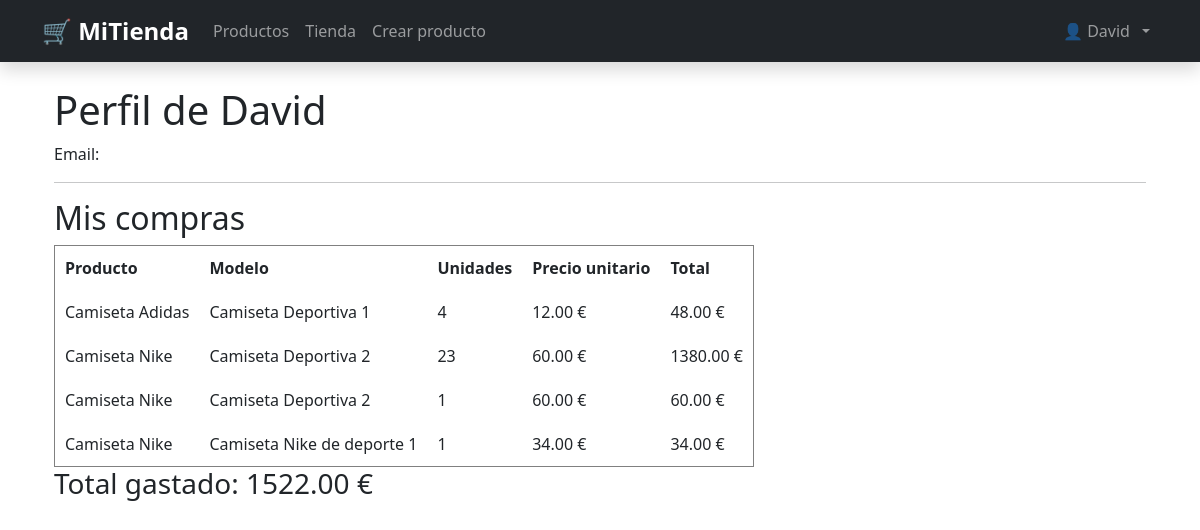
The app's page /tienda/perfil/ (signed in), older data.
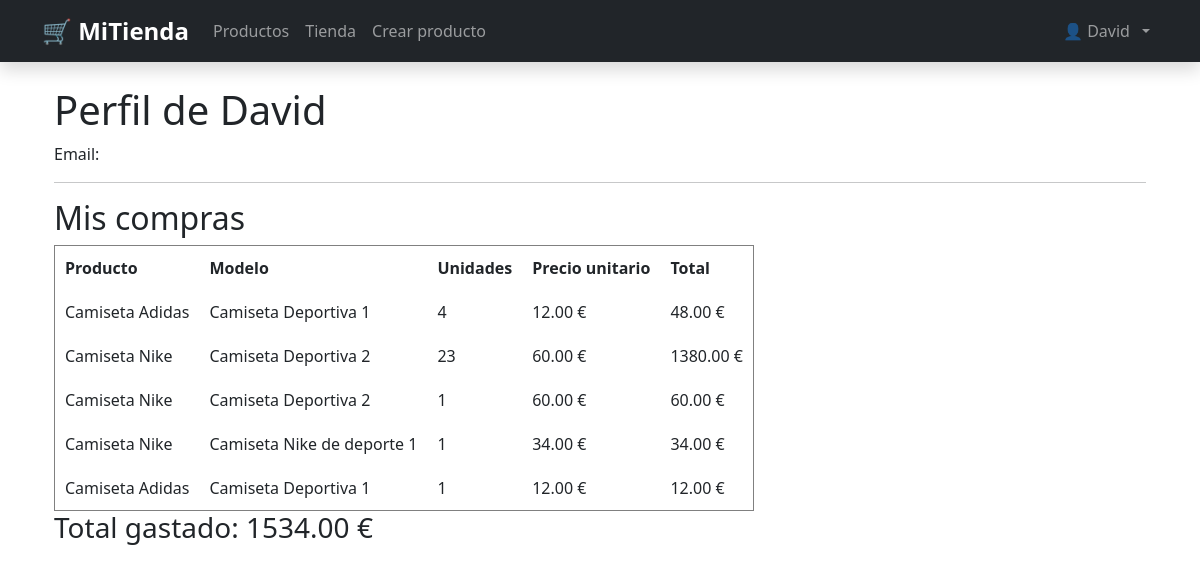
The same page, newer data.
### tienda/models.py (models this page shows, shortened)
class Usuario(AbstractUser):
    saldo = models.DecimalField(max_digits=10, decimal_places=2, default=0.00)
    vip = models.BooleanField(default= False)

class Compra(models.Model):
    class Iva(models.TextChoices):
        Iva_4 = '4%'
        Iva_10 = '10%'
        Iva_21 = '21%'
    usuario = models.ForeignKey('Usuario', on_delete=models.CASCADE, related_name='compras')
    producto = models.ForeignKey('Producto', on_delete=models.CASCADE)
    fecha =  models.DateField(auto_now_add=True)
    unidades = models.IntegerField( blank = False)
    importe = models.DecimalField(max_digits=10, decimal_places=2,)
    iva = models.CharField(max_length= 3, choices=Iva.choices, default='')

class Producto(models.Model):
    nombre = models.CharField(max_length=100, blank = False, null=True )
    modelo = models.CharField(max_length=100, blank = False, null=True )
    unidades = models.IntegerField( blank = False)
    precio = models.DecimalField(max_digits=10, decimal_places=2, default=0.00)
    vip = models.BooleanField(default= False)
    marca = models.ForeignKey("Marca",on_delete=models.CASCADE)

### tienda/views.py (the view)
# urls.py: path('perfil/', views.PerfilView.as_view(), name='perfil'),
class PerfilView(LoginRequiredMixin, TemplateView):
    template_name = "tienda/perfil.html"
    def get_context_data(self, **kwargs):
        context = super().get_context_data(**kwargs)
        compras = Compra.objects.filter(usuario=self.request.user)
        context['compras'] = compras
        total_gastado = sum(compra.importe for compra in compras)
        context['total_gastado'] = total_gastado
        return context

### tienda/templates/tienda/perfil.html
{% extends 'tienda/base.html' %}
{% load static %}
{% block content %}
<div class="container">
    <h1>Perfil de {{ request.user.username }}</h1>
    <p>Email: {{ request.user.email }}</p>
    <hr>
    <h2>Mis compras</h2>
    {% if compras %}
        <table border="1" cellpadding="10" cellspacing="0">
            <thead>
                <tr>
                    <th>Producto</th>
                    <th>Modelo</th>
                    <th>Unidades</th>
                    <th>Precio unitario</th>
                    <th>Total</th>
                </tr>
            </thead>
            <tbody>
                {% for compra in compras %}
                    <tr>
                        <td>{{ compra.producto.nombre }}</td>
                        <td>{{ compra.producto.modelo }}</td>
                        <td>{{ compra.unidades }}</td>
                        <td>{{ compra.producto.precio }} €</td>
                        <td>{{ compra.importe }} €</td>
                    </tr>
                {% endfor %}
            </tbody>
        </table>
<h3>
    Total gastado: {{ total_gastado }} €
</h3>
    {% else %}
        <p>No has realizado ninguna compra todavía.</p>
    {% endif %}
</div>
{% endblock %}

### tienda/templates/tienda/base.html (shortened to what this page needs)
<!DOCTYPE html>
<html lang="es">
<head>
    <link href="https://cdn.jsdelivr.net/npm/bootstrap@5.3.2/dist/css/bootstrap.min.css" rel="stylesheet">
</head>
<body>
<nav class="navbar navbar-expand-lg navbar-dark bg-dark shadow">
    <div class="container">
        <a class="navbar-brand fw-bold fs-4" href="{% url 'listadoProductos' %}">🛒 MiTienda</a>
        <div class="collapse navbar-collapse" id="navbarTienda">
            <ul class="navbar-nav me-auto mb-2 mb-lg-0">
                <li class="nav-item">
                    <a class="nav-link" href="{% url 'listadoProductos' %}">Productos</a>
                </li>
                <li class="nav-item">
                    <a class="nav-link" href="{% url 'tienda' %}">Tienda</a>
                </li>
                {% if user.is_staff %}
                <li class="nav-item">
                    <a class="nav-link" href="{% url 'producto_crear' %}">Crear producto</a>
                </li>
                {% endif %}
            </ul>
            <ul class="navbar-nav ms-auto">
                {% if user.is_authenticated %}
                <li class="nav-item dropdown">
                    <a class="nav-link dropdown-toggle d-flex align-items-center" href="#" id="navbarUser" role="button" data-bs-toggle="dropdown" aria-expanded="false">
                        <span class="me-2">👤 {{ user.username }}</span>
                    </a>
                </li>
                {% else %}
                <li class="nav-item">
                    <a class="btn btn-outline-light btn-sm" href="{% url 'login' %}">Iniciar sesión</a>
                </li>
                {% endif %}
            </ul>
        </div>
    </div>
</nav>
<div class="container mt-4">
    {% block content %}
    {% endblock %}
</div>
</body>
</html>

Row changes from the older to the newer data that the page shows:
added Compra: producto.nombre "Camiseta Adidas", producto.modelo "Camiseta Deportiva 1", unidades "1", producto.precio "12.00", importe "12.00"
Text that changed along with them:
{{ total_gastado }}: "1522.00" → "1534.00"
